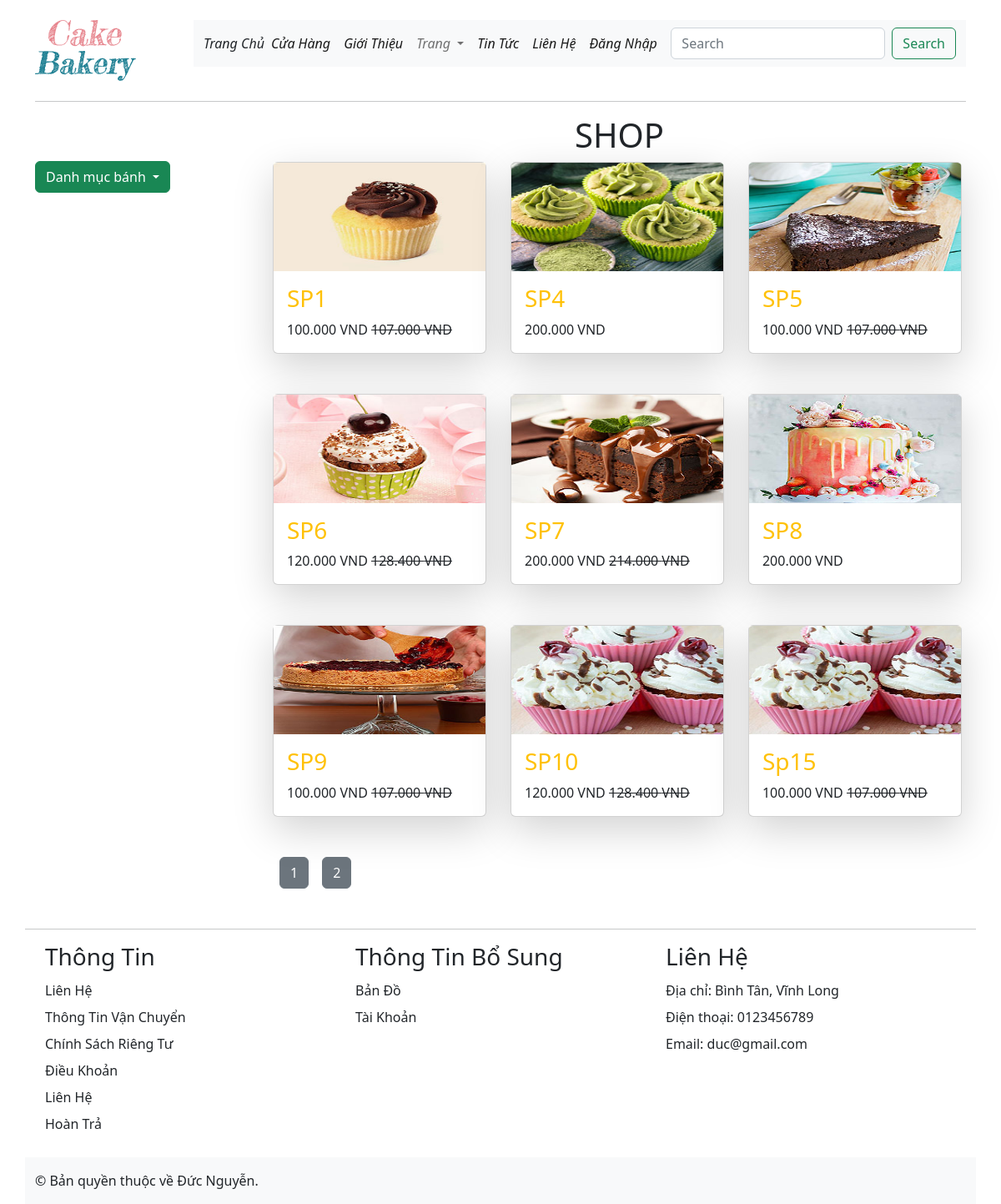
The app's page /shop_category.php with its own data.
### tables this page shows
CREATE TABLE `tbl_product` (
  `productId` int(11) UNSIGNED NOT NULL,
  `productName` varchar(255) NOT NULL,
  `catId` int(11) UNSIGNED NOT NULL,
  `product_desc` varchar(255) NOT NULL,
  `type` int(11) NOT NULL,
  `sl_nhap` int(11) NOT NULL,
  `sl_banra` int(11) NOT NULL,
  `sl_conlai` int(11) NOT NULL,
  `price` int(11) NOT NULL,
  `image` varchar(255) NOT NULL,
  `status_product` int(11) NOT NULL,
  `ngaynhap` timestamp NOT NULL DEFAULT current_timestamp()
);

### classes/product.php (called while the page is built, shortened)
<?php
    $filepath = realpath(dirname(__FILE__));
    include_once($filepath.'/../lib/database.php');
    include_once($filepath.'/../helpers/format.php');
?>
<?php
    class product
    {
        private $db;
        public function __construct()
        {
            $this->db = new Database();
        }
        public function getproduct_pagination(){
            $sp_tungtrang = 9;
            if(!isset($_GET['trang'])) {
                $trang = 1;
            }
            else {
                $trang = $_GET['trang'];
            }
            $tung_trang = ($trang-1)*$sp_tungtrang;
            $query = "SELECT * FROM tbl_product where status_product ='1' LIMIT $tung_trang,$sp_tungtrang";
            $result = $this->db->select($query);
            return $result;
        }
        public function get_all_product_shop(){
            $query = "
            SELECT tbl_product.*, tbl_category.mode
            FROM tbl_product INNER JOIN tbl_category ON tbl_product.catId = tbl_category.catId
	        WHERE tbl_product.status_product = '1' AND tbl_category.mode = '1'
            order by tbl_product.productId asc ";
            $result = $this->db->select($query);
            return $result;
        }
    }
?>

### lib/database.php (called while the page is built, shortened)
<?php
Class Database{
    public $host   = DB_HOST;
    public $user   = DB_USER;
    public $pass   = DB_PASS;
    public $dbname = DB_NAME;
    public $link;
    private function connectDB(){
        $this->link = new mysqli($this->host, $this->user, $this->pass, $this->dbname);
        mysqli_set_charset($this->link,"utf8");
    }
    public function select($query){
    $result = $this->link->query($query) or
    die($this->link->error.__LINE__);
    if($result->num_rows > 0){
        return $result;
    } else {
        return false;
    }
    }
}

### helpers/format.php (called while the page is built, shortened)
<?php
class Format {
    public function format_currency($n = 0) {
        $n = (string)$n;
        $n = strrev($n);
        $res='';
        for($i=0;$i < strlen($n);$i++){
            if($i%3==0 && $i!=0) {
            $res.='.';
        }
            $res.=$n[$i];
        }
        $res = strrev($res);
        return $res;
    }
}
?>

### shop_category.php (the view, shortened to what this page needs)
<?php
	include('inc/header.php');
?>
    <div class="row">
        <div class="col-lg-3 col-md-12">
            <div>
                <div class="dropdown">
                    <a class="btn btn-success dropdown-toggle" href="#" role="button" data-bs-toggle="dropdown" aria-expanded="false">
                        Danh mục bánh
                    </a>
                </div>
            </div>
        </div>
        <div class="col-lg-9 col-md-12">
            <div>
                <h1 class="text-center">SHOP</h1>
            </div>
            <div class="row">
                <?php
                if(isset($_GET['catid']) && $_GET['catid']!=NULL) {
                    $id = $_GET['catid'];
                    $productbycate = $product->getproductbycatId($id);
                    if($productbycate) {
                        while($result = $productbycate->fetch_assoc()) {
                ?>
                <div class="col-4 mb-5">
                    <div class="card shadow-lg" style="width: 16rem;">
                        <a href="product-details.php?proid=<?php echo $result['productId']; ?>"><img style="width: 254px;height: 130px;" class="img-fluid" src="admin/uploads/<?php echo $result['image']; ?>" ></a>
                        <div class="card-body">
                            <h3><a class="text-decoration-none text-warning" href="#"><?php echo $result['productName']; ?></a></h3>
                            <span class="current_price"><?php echo $fm->format_currency($result['price']). " "."VND"; ?></span>
                            <?php
                                if($result['type'] == '1') {
                            ?>
                            <span class="text-decoration-line-through"><?php echo $fm->format_currency($result['price']+$result['price']*0.07). " "."VND"; ?></span>
                            <?php
                                }
                            ?>
                        </div>
                    </div>
                </div>
                <?php
                    }
                }
                ?>
            </div>
            <div class="pagination">
                <?php
                    $product_all = $product->getproductbycatId_pagination($id);
                    if($product_all) {
                        $product_count = mysqli_num_rows($product_all);
                        $product_button = ceil($product_count/9);
                        $i = 1;
                        for($i=1;$i<=$product_button;$i++){
                            echo '<a class="btn btn-secondary mx-2" href="shop_category.php?trang='.$i.'">'.$i.'</a>' ;
                        }
                    }
                ?>
            </div>
            <?php
            }else {
                $product_new = $product->getproduct_pagination();
                if($product_new) {
                    while($result_new = $product_new->fetch_assoc()) {
            ?>
            <div class="col-4 mb-5">
                <div class="card shadow-lg" style="width: 16rem;">
                <a href="product-details.php?proid=<?php echo $result_new['productId']; ?>"><img style="width: 254px;height: 130px;" class="img-fluid" src="admin/uploads/<?php echo $result_new['image']; ?>" ></a>
                    <div class="card-body">
                        <h3><a class="text-decoration-none text-warning" href="#"><?php echo $result_new['productName']; ?></a></h3>
                        <span class="current_price"><?php echo $fm->format_currency($result_new['price']). " "."VND"; ?></span>
                        <?php
                            if($result_new['type'] == '1') {
                        ?>
                        <span class="text-decoration-line-through"><?php echo $fm->format_currency($result_new['price']+$result_new['price']*0.07). " "."VND"; ?></span>
                        <?php
                            }
                        ?>
                    </div>
                </div>
            </div>
            <?php
                    }
                }
            ?>
            <div>
                <div class="pagination mb-5">
                <?php
                    $product_all = $product->get_all_product_shop();
                    if($product_all) {
                        $product_count = mysqli_num_rows($product_all);
                        $product_button = ceil($product_count/9);
                        for($i=1;$i<=$product_button;$i++){
                            echo '<a class="btn btn-secondary mx-2" href="shop_category.php?trang='.$i.'">'.$i.'</a>' ;
                        }
                    }
                ?>
                </div>
            </div>
            <?php
            }
            ?>
        </div>
    </div>
<?php
	include('inc/footer.php');
?>

### records on screen
tbl_product: image (picture), productName "SP1", price "100.000", price "107.000"
tbl_product: image (picture), productName "SP4", price "200.000"
tbl_product: image (picture), productName "SP5", price "100.000", price "107.000"
tbl_product: image (picture), productName "SP6", price "120.000", price "128.400"
tbl_product: image (picture), productName "SP7", price "200.000", price "214.000"
tbl_product: image (picture), productName "SP8", price "200.000"
tbl_product: image (picture), productName "SP9", price "100.000", price "107.000"
tbl_product: image (picture), productName "SP10", price "120.000", price "128.400"
tbl_product: image (picture), productName "Sp15", price "100.000", price "107.000"
